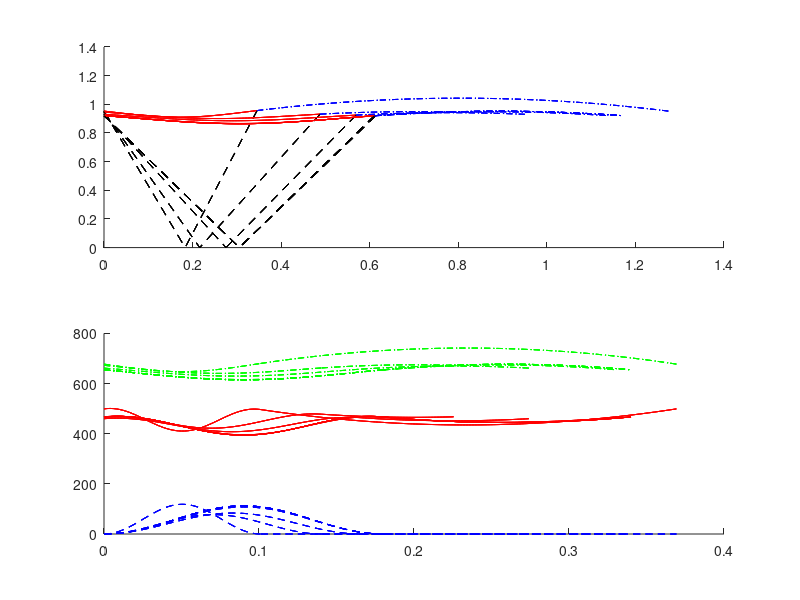
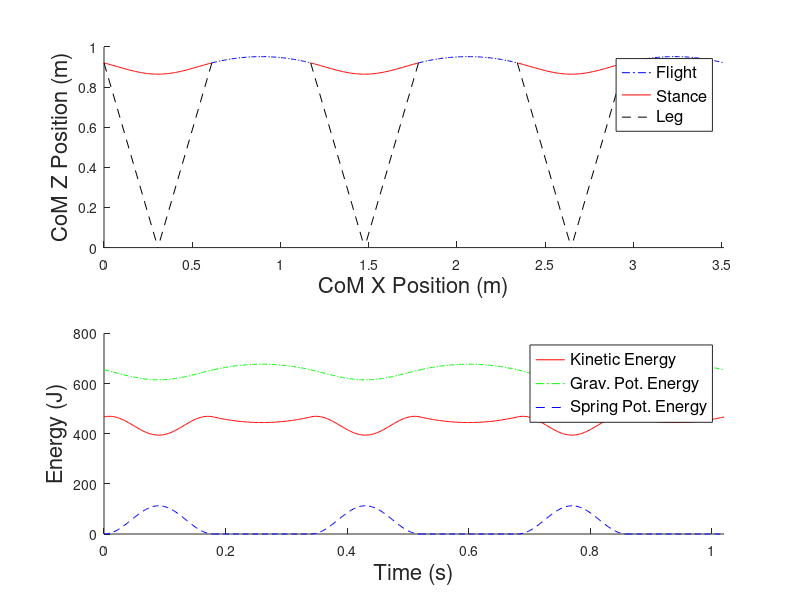

The MATLAB script that drew these images, in order:
function hop()
    g=9.8;    m=72.5748; L0=.97;
    k=16*72*10*21.5;
    
    vx = 4.4;
    
    N = 1000;      % Number of Samples
    tSim = 2;     % Max Sim time
    
    tdPos = [];
    tdAng = pi/6;
    
    tStanceDes = .35*.45; % .35s estimated from paper
    tFlightDes = .35*.55;
    %tStanceDes = 0.2633;
    %tFlightDes = 0.2633/.45*.55;
    
    % for 3.5 m/s
    tStanceDes=.18;
    tFlightDes=.16;
    vx = 3.5;
    
    %tStanceDes = 0.2409;
    %tFlightDes = 0.1389;
    
    % for 2.6 m/s
    %tStanceDes=.255;
    %tFlightDes=.255/.64*(1-.64);
    %vx = 2.6;
    
    
    
    % for 4.4 m/s
    %tStanceDes=.205;
    %tFlightDes=0.3158-.205;
    
    % for 6.0 m/s
    %tStanceDes=0.1463;
    %tFlightDes=0.1463;
    %vx = 6.0;
    
    %tStanceDes = 0.256307061;
    %tFlightDes = 0.097823578;
    %vx = 3;
    
    %tStanceDes = 0.225872939;
    %tFlightDes = 0.120308035;
    %vx = 3.5;
    
    
    %tStanceDes = 0.202446749;
    %tFlightDes = 0.13371407;
    %vx = 4;
    
    %tStanceDes = 0.183808563;
    %tFlightDes = 0.140642473;
    %vx = 4.5;
    
    %tStanceDes = 0.168594963;
    %tFlightDes = 0.142858747;
    %vx = 5;
    
    %tStanceDes = 0.155920276;
    %tFlightDes = 0.141643052;
    
    %vx = 5.5;
    
    figure(1)
    clf;
    hold on;
    global zs foots
    
    function dz = flightDynamics(t,z)
       dz = z;
       x = z(1); xdot = z(2);
       y = z(3); ydot = z(4);
       dz(1) = xdot;
       dz(2) = 0;
       
       dz(3) = ydot;
       dz(4) = -g;
    end
    function [value isterminal direction] = flightEvents(t,z)
       value = z(3)-L0*cos(tdAng);
       isterminal = 1;	direction = -1;
    end
    function dz  = stanceDynamics(t,z)
       dz = z;
       x = z(1); xdot = z(2);
       y = z(3); ydot = z(4);
       
       len = norm([x-tdPos(1) y]);
       dz(1) = xdot;
       dz(2) = 1/m * ( k * (L0 - len) * (x-tdPos(1)) / len);
       
       dz(3) = ydot;
       dz(4) = -g + 1/m * ( k * (L0 - len) * y / len);
    end
    function [value isterminal direction] = stanceEvents(t,z)
       x = z(1); xdot = z(2);
       y = z(3); ydot = z(4);
       
       len = norm([x-tdPos(1) y]);
       value = len-L0;
       isterminal = 1;	direction = +1;
    end

    function [t_out z_out foot_out tf zf en loTime] = simulatePeriod(t0,params,x0)
        flightOptions = odeset('Events',@flightEvents,'AbsTol',1e-9,'RelTol',1e-9);
        stanceOptions = odeset('Events',@stanceEvents,'AbsTol',1e-9,'RelTol',1e-9); 
        
        xorig = 0;
        if nargin==3
            xorig = x0;
        end
        

        z0 = [xorig vx L0*cos(params(1)) params(2)];  
        k = params(3);
        tdAng = params(1);
        
        
        en = [];
        tspan = linspace(t0,t0+tSim,N);
        tdPos = [z0(1)+z0(3)*tan(tdAng) 0];
        %tdPos = [z0(1)+L0*sin(tdAng) z0(3)-L0*cos(tdAng)];
        
        % Simulation Stance
        [t z tf zf] = ode45(@stanceDynamics,tspan,z0,stanceOptions);
        leg = z(:,[1 3]) - ones(length(t),1)*tdPos;
        
        if nargout == 7
            loTime = tf;
        end
                    
        vel = z(:,[2 4]);
        en = m*g*z(:,3) + 1/2 * k * (sqrt(sum(leg.^2,2))-L0).^2 + 1/2*m*sum(vel.^2,2);
        foot = ones(length(z(:,1)),1)*tdPos;
        
        
        
        subplot(211)
        hold on
        plot(z(:,1),z(:,3),'r');
        
        plot([z(1,1),tdPos(1)],[z(1,3) tdPos(2)],'k--');
        plot([z(end,1),tdPos(1)],[z(end,3) tdPos(2)],'k--');
        
        subplot(212)
        hold on
        plot(t,1/2*m*sum(vel.^2,2),'r');
        plot(t,m*g*z(:,3),'g-.');
        plot(t,1/2 * k * (sqrt(sum(leg.^2,2))-L0).^2,'b--');
        
        %subplot(313);
        %hold on
        %plot(t,z(:,4),'r');
        
        
        %plot(z(:,1),sqrt(L0^2-(z(:,1)-tdPos(1)).^2),'k--')
        
        z_out = z;
        t_out = t;
        foot_out = foot;
        
        if length(tf) == 0
            'break after stance'
            return;
        end
        
        tspan = linspace(tf,tf+tSim,N);
        [t z tf zf] = ode45(@flightDynamics,tspan,zf,flightOptions);
        foot = [z(:,1)+L0*sin(tdAng) z(:,3)-L0*cos(tdAng)];
        
        vel = z(:,[2 4]);
        en2 = m*g*z(:,3) + 1/2*m*(z(:,2).^2 + z(:,4).^2);
        en = [en ; en2];
        
        subplot(211)
        hold on
        plot(z(:,1),z(:,3),'b-.');
        %plot([z(1,1) z(end,1)],[L0*cos(tdAng) L0*cos(tdAng)],'k--')

        subplot(212)
        hold on
        
        plot(t,1/2*m*sum(vel.^2,2),'r');
        plot(t,m*g*z(:,3),'g-.');
        plot(t,0*t,'b--');
        
        
        %plot([z(1,1) z(end,1)],[L0*cos(tdAng) L0*cos(tdAng)],'k--')
        
        t_out = [t_out ; t];
        z_out = [z_out ; z];
        foot_out = [ foot_out ; foot]; 
    end
    function output = periodResidual(params)
        [t z foot tf zf en loTime] = simulatePeriod(0,params);
        output = [0 0 0 ];
        if length(tf)==0
            output(1) = vx - z(end,2);
            %output(2) = params(2) - z(end,4);
            output(2) = loTime - tStanceDes;
            output(3) = (t(end)-loTime) - tFlightDes;
        else
            output(1) = vx - z(end,2);
            %output(2) = params(2) - z(end,4);
            
            output(2) = loTime - tStanceDes;
            
            
            output(3) = (tf-loTime) - tFlightDes;
        end
    end
    
    %% Initial guesses
    % z0initial = [0 3.5	L0*cos(tdAng)	-0.424237]'; % Cycle (a) stable run like cycle 
    % z0initial = [0 1.5  L0*cos(tdAng) -1.8]';        % Cycle (b) Unstable high cycle 
    
    % Other Limit Cycles
    % z0initial = [0 1.5  L0*cos(tdAng) -.8]'; % unstable cycle
    % z0initial = [0 3    0.8660   0]';     %  vert unstable cycle low
    % z0initial = [0 .3  L0*cos(tdAng) -.2]'; % another stable cycle X
   
    paramsInitial = [pi/6 -1.459228 16*72*10];
     
    paramsInitial = [.19 -1.2250 6.6683e+04]
    
    %% Find Orbit
    params0 = paramsInitial;
    options = optimset('display','iter');
    tic
    [params resnorm res] = lsqnonlin(@periodResidual,params0,[pi/20,-inf,16*72*2],[pi/4,-.1,16*72*100*21.5],options);
    toc
    res
    ang = params(1)
    vy = params(2)
    k = params(3)
    [t z foot tf zf] = simulatePeriod(0,params);
    zf
    
    params
    
    [t z foot tf zf] = simulatePeriod(0,params);    
    
    %% Optional Distrubance

    z0 = zf;
    z0(1) = 0;
    x0 = 0;
    %zf = z0;    
    tf = 0;
    foot0 = [z0(1)+L0*sin(tdAng) z0(3)-L0*cos(tdAng)];
    
	J = 3;         % Number of Jumps
    ts = []; zs = []; ens = [];
    
    
    figure(15); clf; hold on; axis equal
    
    %% Simulate Multiple Steps
    foots = [];
    tfs=[];
    los=[];
    for i = 1:J
        
        [t z foot tf zf energy lo] = simulatePeriod(tf,params,x0);
        x0 = zf(1);
        tfs=[tfs tf];
        los=[los lo];
        ts = [ts ; t]; zs = [zs ; z]; foots = [foots ; foot];
        ens = [ens ; energy];
        if length(tf) == 0
            'break after sim'
            break;
        end
        %fprintf(1,'%f\t',zf);
        %fprintf(1,'\n');
    end
    
    h = subplot(211)
    axis([0 zf(1) 0 1]);
    xlabel('CoM X Position (m)');
    ylabel('CoM Z Position (m)');
    a = get(h,'children')
    h2 = legend(a([1 4 6]),'Flight','Stance','Leg');

    set(h2,'FontSize',12)
    
    
    

    
    subplot(212)
    ylabel('Energy (J)');
    xlabel('Time (s)');
    axis([0 tf 0 800]);
    h2 = legend('Kinetic Energy', 'Grav. Pot. Energy', 'Spring Pot. Energy');
    set(h2,'FontSize',12)

    
    as = findall(0,'type','axes');
for i=1:length(as)
    a=as(i);
   xlab = get(a,'XLabel');
   ylab = get(a,'YLabel');
   tlab = get(a,'Title');
   set(xlab,'FontSize',16);
   set(ylab,'FontSize',16);
   set(tlab,'FontSize',16);
end


    fprintf(1,'\n');
    fprintf(1,'%f\t',z0);
    fprintf(1,'\n');
    
%     tic
%         %% Hopping Animation
% 	figure(2); clf; hold on;
%     hOA = plot([z0(1) z0(3)],[foot0(1) foot0(2)],'r');
%     hA = plot(z0(1),z0(3),'ro');
%     hHist = plot(z0(1),z0(3),'r--');
%     axis equal;
%     axis([0 max(zs(:,1)) 0 max(zs(:,3))]); 
%     set(hA,'markerfacecolor','r');
%     startTime = cputime;
%     for i = 1:1:length(ts)
%         set(hOA,'ydata',[zs(i,3) foots(i,2)],'xdata',[zs(i,1) foots(i,1)]);
%         set(hA,'ydata',zs(i,3),'xdata',zs(i,1));
%         set(hHist,'ydata',zs(1:i,3),'xdata',zs(1:i,1));
%         %while (cputime-startTime) < ts(i)
%             pause(.00001);
%         %end
%     end
%     toc
%     ts(end)

    
    

     
    %% Point Mass Trajectory
    %plot(zs(:,1),0*zs(:,1),'k');
    %axis([0 max(zs(:,1)) 0 max(zs(:,3))]); 
    
    %% Energy Plot    
%     figure(4)
%     title('Energy');
%     plot(ts,ens)
Stiffness = params(3);
vx = vx;
Stance = los(1);
Period = tfs(1);
DutyFactor = Stance/Period/2;
Length = Period*vx;


fprintf(1,'Vy = \t%f\n',vy);
fprintf(1,'T  = \t%f\n',Period);
fprintf(1,'Cad  = \t%f\n',60/Period);
fprintf(1,'t_c = \t%f\n',Stance);
fprintf(1,'DF = \t%f\n',DutyFactor);
fprintf(1,'SL = \t%f\n',Length);
fprintf(1,'px = \t%f\n',L0*sin(ang));
fprintf(1,'py = \t%f\n',-L0*cos(ang));


fprintf(1,'touchDownAngle=\t%f;\n',ang);
fprintf(1,'legSpringConstant = \t%f;\n',Stiffness);
fprintf(1,'forwardVelocity = \t%f;\n',vx);
fprintf(1,'maxSLIPHeight = \t%f;\n',max(zs(:,3)));
fprintf(1,'touchDownLength = \t%f;\n',L0);
fprintf(1,'stanceTime = \t%f;\n',tStanceDes);
fprintf(1,'flightTime = \t%f;\n',tFlightDes);


params(1)
params(2)
params(3)



    
    
end